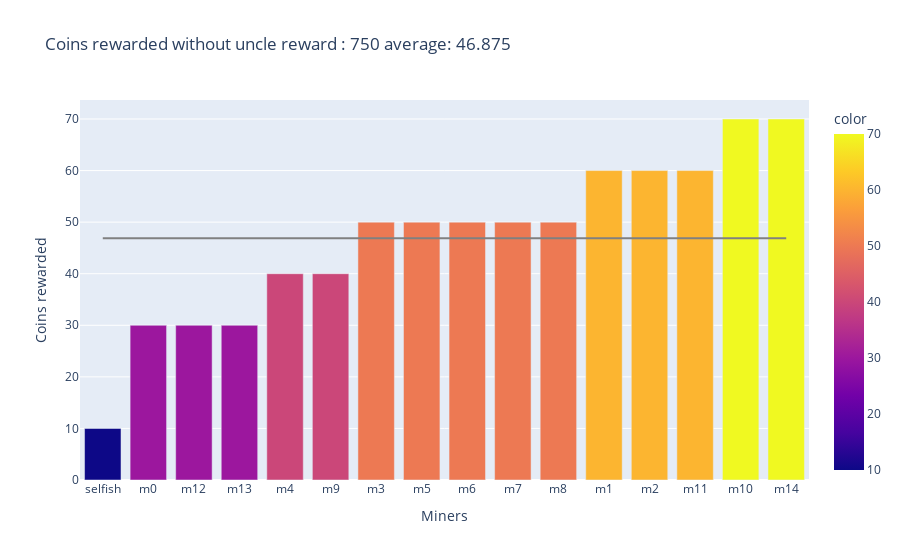
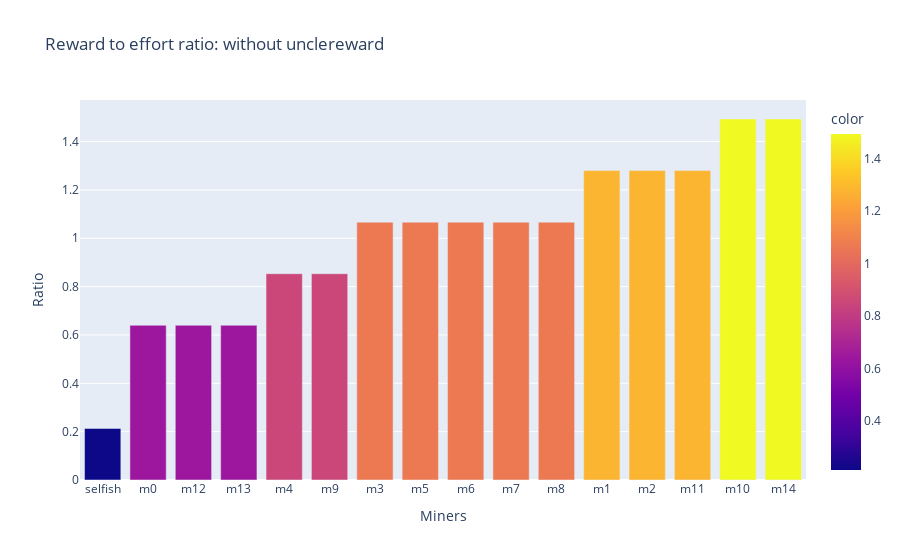
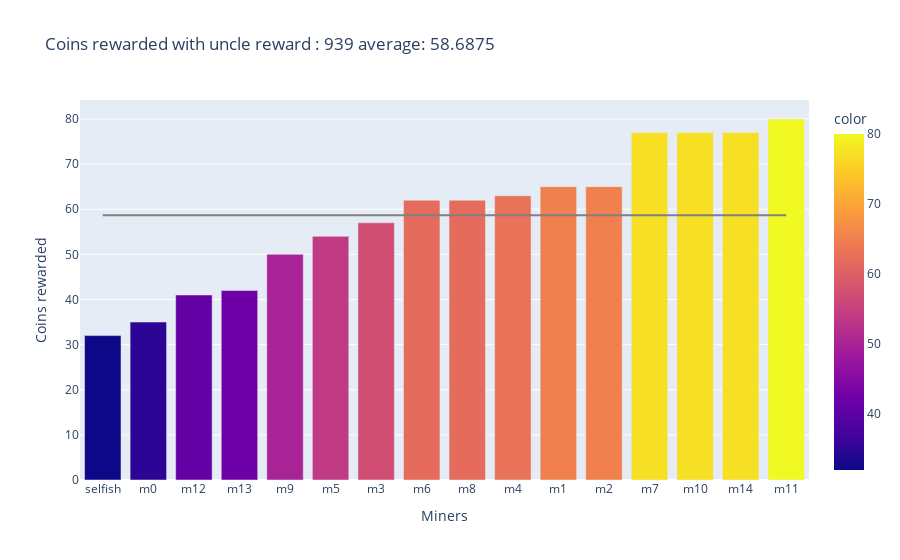
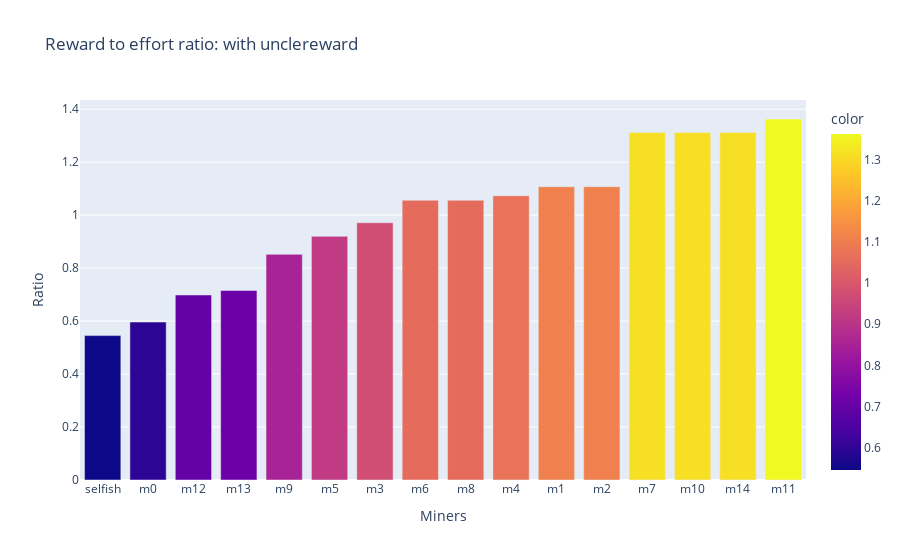

The notebook cell saved with these charts, in order:
### Markdown cell above
## Modelling blockchain with selfish miner and uncle rewards

### Code cell
bc = Blockchain("0", 5)
miners = []
for i in range(15):
    m = Miner(1, "m"+str(i), bc)
    miners.append(m)

selfish = SelfishMiner(1,"selfish", bc)
while bc.size < 101:
    selfish.PoWSolver()

    for m in miners: 
        m.PoWSolver()
    
    selfish.UpdateLast()
     
    for m in miners: 
        m.UpdateLast()


miners.append(selfish)
total = selfish.miningPower
for m in miners: 
    total += m.miningPower
print("alpha {}".format(selfish.miningPower/total))

analyzeBlockchain(miners,bc)

### Figure 1 — Plotly figure (JSON) as saved in the notebook; plotly's stock layout.template omitted (floating-point values rounded to 4 significant figures)
{"data": [{"alignmentgroup": "True", "hovertemplate": "Miners=%{x}<br>Coins rewarded=%{y}<br>color=%{marker.color}<extra></extra>", "legendgroup": "", "marker": {"color": [10, 30, 30, 30, 40, 40, 50, 50, 50, 50, 50, 60, 60, 60, 70, 70], "coloraxis": "coloraxis", "pattern": {"shape": ""}}, "name": "", "offsetgroup": "", "orientation": "v", "showlegend": false, "textposition": "auto", "type": "bar", "x": ["selfish", "m0", "m12", "m13", "m4", "m9", "m3", "m5", "m6", "m7", "m8", "m1", "m2", "m11", "m10", "m14"], "xaxis": "x", "y": [10, 30, 30, 30, 40, 40, 50, 50, 50, 50, 50, 60, 60, 60, 70, 70], "yaxis": "y"}, {"line": {"color": "gray"}, "mode": "lines", "showlegend": false, "type": "scatter", "x": ["selfish", "m0", "m12", "m13", "m4", "m9", "m3", "m5", "m6", "m7", "m8", "m1", "m2", "m11", "m10", "m14"], "y": [46.88, 46.88, 46.88, 46.88, 46.88, 46.88, 46.88, 46.88, 46.88, 46.88, 46.88, 46.88, 46.88, 46.88, 46.88, 46.88]}], "layout": {"barmode": "relative", "coloraxis": {"colorbar": {"title": {"text": "color"}}, "colorscale": [[0, "#0d0887"], [0.1111, "#46039f"], [0.2222, "#7201a8"], [0.3333, "#9c179e"], [0.4444, "#bd3786"], [0.5556, "#d8576b"], [0.6667, "#ed7953"], [0.7778, "#fb9f3a"], [0.8889, "#fdca26"], [1, "#f0f921"]]}, "legend": {"tracegroupgap": 0}, "title": {"text": "Coins rewarded without uncle reward : 750 average: 46.875"}, "xaxis": {"anchor": "y", "domain": [0, 1], "title": {"text": "Miners"}}, "yaxis": {"anchor": "x", "domain": [0, 1], "title": {"text": "Coins rewarded"}}}}

### Figure 2 — Plotly figure (JSON) as saved in the notebook; plotly's stock layout.template omitted (floating-point values rounded to 4 significant figures)
{"data": [{"alignmentgroup": "True", "hovertemplate": "Miners=%{x}<br>Ratio=%{y}<br>color=%{marker.color}<extra></extra>", "legendgroup": "", "marker": {"color": [0.2133, 0.64, 0.64, 0.64, 0.8533, 0.8533, 1.067, 1.067, 1.067, 1.067, 1.067, 1.28, 1.28, 1.28, 1.493, 1.493], "coloraxis": "coloraxis", "pattern": {"shape": ""}}, "name": "", "offsetgroup": "", "orientation": "v", "showlegend": false, "textposition": "auto", "type": "bar", "x": ["selfish", "m0", "m12", "m13", "m4", "m9", "m3", "m5", "m6", "m7", "m8", "m1", "m2", "m11", "m10", "m14"], "xaxis": "x", "y": [0.2133, 0.64, 0.64, 0.64, 0.8533, 0.8533, 1.067, 1.067, 1.067, 1.067, 1.067, 1.28, 1.28, 1.28, 1.493, 1.493], "yaxis": "y"}], "layout": {"barmode": "relative", "coloraxis": {"colorbar": {"title": {"text": "color"}}, "colorscale": [[0, "#0d0887"], [0.1111, "#46039f"], [0.2222, "#7201a8"], [0.3333, "#9c179e"], [0.4444, "#bd3786"], [0.5556, "#d8576b"], [0.6667, "#ed7953"], [0.7778, "#fb9f3a"], [0.8889, "#fdca26"], [1, "#f0f921"]]}, "legend": {"tracegroupgap": 0}, "title": {"text": "Reward to effort ratio: without unclereward"}, "xaxis": {"anchor": "y", "domain": [0, 1], "title": {"text": "Miners"}}, "yaxis": {"anchor": "x", "domain": [0, 1], "title": {"text": "Ratio"}}}}

### Figure 3 — Plotly figure (JSON) as saved in the notebook; plotly's stock layout.template omitted (floating-point values rounded to 4 significant figures)
{"data": [{"alignmentgroup": "True", "hovertemplate": "Miners=%{x}<br>Coins rewarded=%{y}<br>color=%{marker.color}<extra></extra>", "legendgroup": "", "marker": {"color": [32, 35, 41, 42, 50, 54, 57, 62, 62, 63, 65, 65, 77, 77, 77, 80], "coloraxis": "coloraxis", "pattern": {"shape": ""}}, "name": "", "offsetgroup": "", "orientation": "v", "showlegend": false, "textposition": "auto", "type": "bar", "x": ["selfish", "m0", "m12", "m13", "m9", "m5", "m3", "m6", "m8", "m4", "m1", "m2", "m7", "m10", "m14", "m11"], "xaxis": "x", "y": [32, 35, 41, 42, 50, 54, 57, 62, 62, 63, 65, 65, 77, 77, 77, 80], "yaxis": "y"}, {"line": {"color": "gray"}, "mode": "lines", "showlegend": false, "type": "scatter", "x": ["selfish", "m0", "m12", "m13", "m9", "m5", "m3", "m6", "m8", "m4", "m1", "m2", "m7", "m10", "m14", "m11"], "y": [58.69, 58.69, 58.69, 58.69, 58.69, 58.69, 58.69, 58.69, 58.69, 58.69, 58.69, 58.69, 58.69, 58.69, 58.69, 58.69]}], "layout": {"barmode": "relative", "coloraxis": {"colorbar": {"title": {"text": "color"}}, "colorscale": [[0, "#0d0887"], [0.1111, "#46039f"], [0.2222, "#7201a8"], [0.3333, "#9c179e"], [0.4444, "#bd3786"], [0.5556, "#d8576b"], [0.6667, "#ed7953"], [0.7778, "#fb9f3a"], [0.8889, "#fdca26"], [1, "#f0f921"]]}, "legend": {"tracegroupgap": 0}, "title": {"text": "Coins rewarded with uncle reward : 939 average: 58.6875"}, "xaxis": {"anchor": "y", "domain": [0, 1], "title": {"text": "Miners"}}, "yaxis": {"anchor": "x", "domain": [0, 1], "title": {"text": "Coins rewarded"}}}}

### Figure 4 — Plotly figure (JSON) as saved in the notebook; plotly's stock layout.template omitted (floating-point values rounded to 4 significant figures)
{"data": [{"alignmentgroup": "True", "hovertemplate": "Miners=%{x}<br>Ratio=%{y}<br>color=%{marker.color}<extra></extra>", "legendgroup": "", "marker": {"color": [0.5453, 0.5964, 0.6986, 0.7157, 0.852, 0.9201, 0.9712, 1.056, 1.056, 1.073, 1.108, 1.108, 1.312, 1.312, 1.312, 1.363], "coloraxis": "coloraxis", "pattern": {"shape": ""}}, "name": "", "offsetgroup": "", "orientation": "v", "showlegend": false, "textposition": "auto", "type": "bar", "x": ["selfish", "m0", "m12", "m13", "m9", "m5", "m3", "m6", "m8", "m4", "m1", "m2", "m7", "m10", "m14", "m11"], "xaxis": "x", "y": [0.5453, 0.5964, 0.6986, 0.7157, 0.852, 0.9201, 0.9712, 1.056, 1.056, 1.073, 1.108, 1.108, 1.312, 1.312, 1.312, 1.363], "yaxis": "y"}], "layout": {"barmode": "relative", "coloraxis": {"colorbar": {"title": {"text": "color"}}, "colorscale": [[0, "#0d0887"], [0.1111, "#46039f"], [0.2222, "#7201a8"], [0.3333, "#9c179e"], [0.4444, "#bd3786"], [0.5556, "#d8576b"], [0.6667, "#ed7953"], [0.7778, "#fb9f3a"], [0.8889, "#fdca26"], [1, "#f0f921"]]}, "legend": {"tracegroupgap": 0}, "title": {"text": "Reward to effort ratio: with unclereward"}, "xaxis": {"anchor": "y", "domain": [0, 1], "title": {"text": "Miners"}}, "yaxis": {"anchor": "x", "domain": [0, 1], "title": {"text": "Ratio"}}}}
